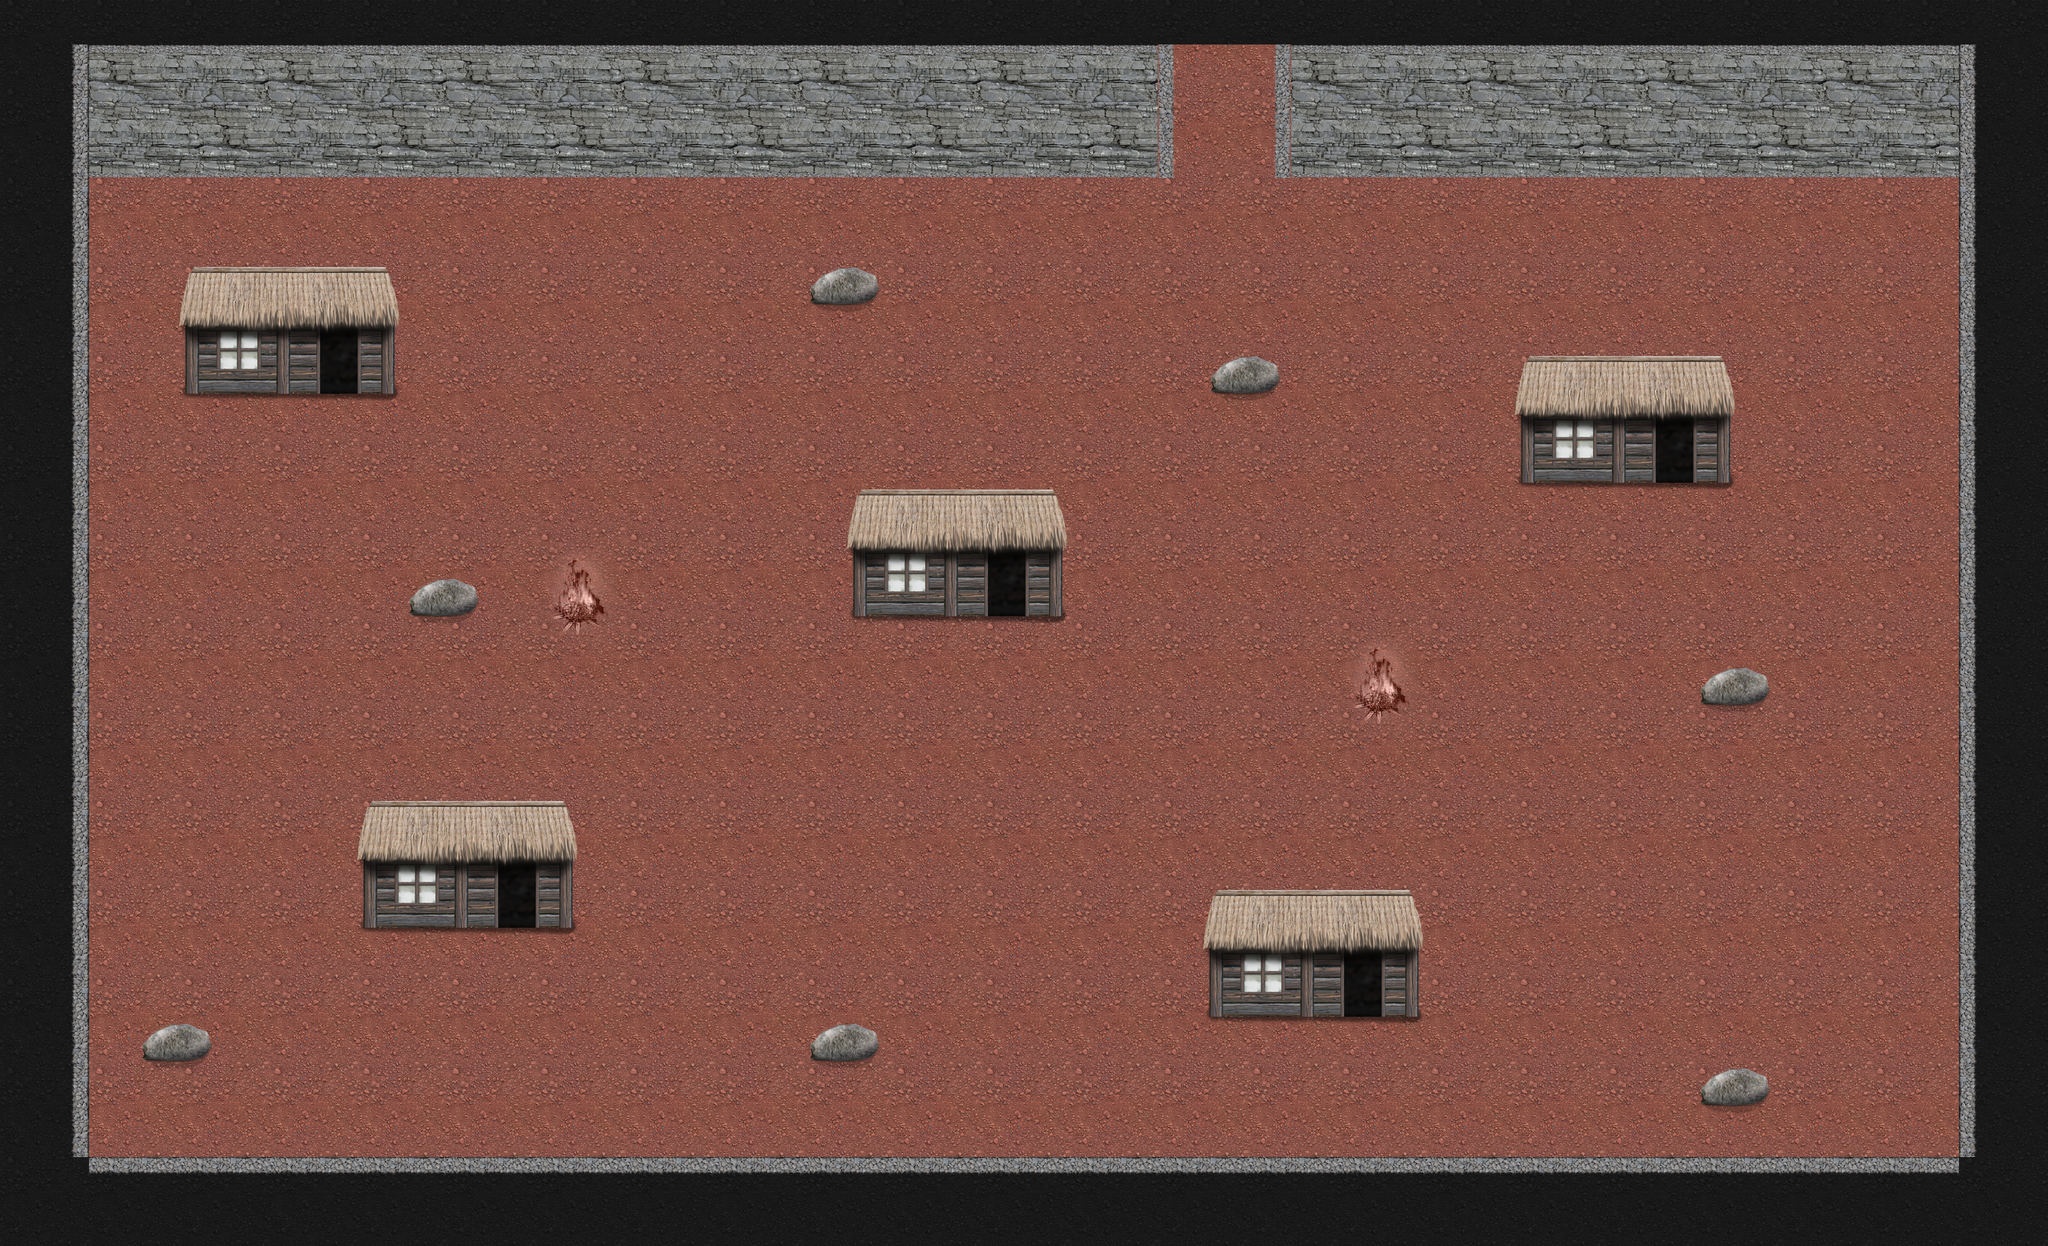

Tiled map render using the project's own tile images. Description and the map definition, with tile-layer contents summarised, below:
An orthogonal 46x28 tile map with 100x100 px tiles, 7 tile layers (ground, upperGround, walls, houses, ...).

<map version="1.0" orientation="orthogonal" renderorder="right-down" width="46" height="28" tilewidth="100" tileheight="100" nextobjectid="1">
 <tileset firstgid="1" name="Asset1" tilewidth="100" tileheight="100" tilecount="100" columns="10">
  <image source="Asset01.png" width="1000" height="1000" />
 </tileset>
 <layer name="ground" width="46" height="28">
  <data>[1288 cells, 1288 non-empty, 4 distinct tile ids]</data>
 </layer>
 <layer name="upperGround" width="46" height="28">
  <data>[1288 cells, 277 non-empty, 4 distinct tile ids]</data>
 </layer>
 <layer name="walls" width="46" height="28">
  <data>[1288 cells, 215 non-empty, 24 distinct tile ids]</data>
 </layer>
 <layer name="houses" width="46" height="28">
  <data>[1288 cells, 75 non-empty, 15 distinct tile ids]</data>
 </layer>
 <layer name="stones" width="46" height="28">
  <data>[1288 cells, 14 non-empty, 2 distinct tile ids]</data>
 </layer>
 <layer name="fires" width="46" height="28">
  <data>[1288 cells, 12 non-empty, 6 distinct tile ids]</data>
 </layer>
 <layer name="Warstwa Kafelków 7" width="46" height="28">
  <data>[1288 cells, 0 non-empty, 0 distinct tile ids]</data>
 </layer>
</map>